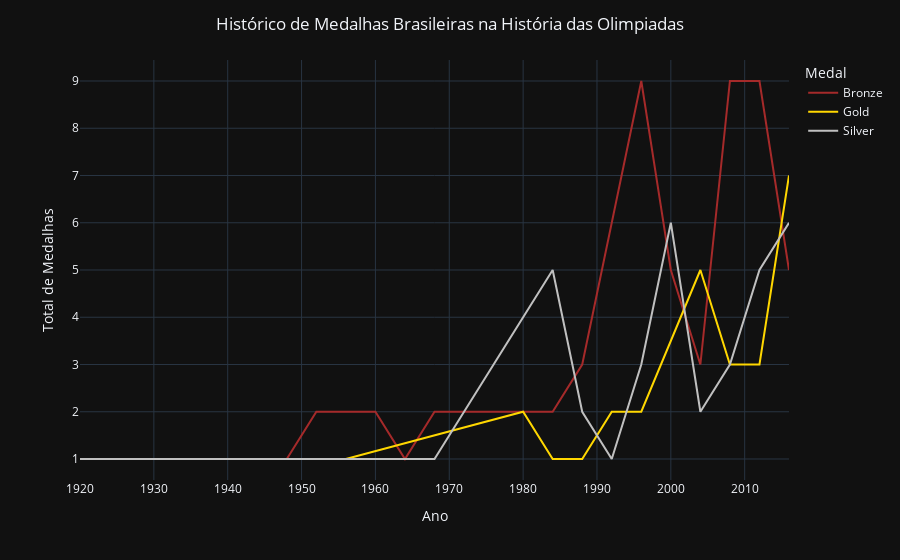

This figure's notebook cell:
### Code cell
# plotando o gráfico onde "Medal" representa uma linha para cada tipo de dado do df, ou seja, uma linha para Gold, uma para Silver e uma para Bronze.
line_chart = px.line(df_rename, x='Year', color='Medal', y='Medalha', template='plotly_dark',
                     color_discrete_map={'Gold':'gold','Silver':'silver','Bronze':'brown'}, 
                     labels={'Year': 'Ano',
                             'Medalha': 'Total de Medalhas'})
line_chart.update_layout(title_text='Histórico de Medalhas Brasileiras na História das Olimpiadas', title_x=0.5) 
line_chart.show()

### Figure 1 — Plotly figure (JSON) as saved in the notebook; plotly's stock layout.template omitted (floating-point values rounded to 4 significant figures)
{"data": [{"hovertemplate": "Medal=Bronze<br>Ano=%{x}<br>Total de Medalhas=%{y}<extra></extra>", "legendgroup": "Bronze", "line": {"color": "brown", "dash": "solid"}, "marker": {"symbol": "circle"}, "mode": "lines", "name": "Bronze", "orientation": "v", "showlegend": true, "type": "scatter", "x": [1920, 1948, 1952, 1960, 1964, 1968, 1972, 1976, 1980, 1984, 1988, 1996, 2000, 2004, 2008, 2012, 2016], "xaxis": "x", "y": [1, 1, 2, 2, 1, 2, 2, 2, 2, 2, 3, 9, 5, 3, 9, 9, 5], "yaxis": "y"}, {"hovertemplate": "Medal=Gold<br>Ano=%{x}<br>Total de Medalhas=%{y}<extra></extra>", "legendgroup": "Gold", "line": {"color": "gold", "dash": "solid"}, "marker": {"symbol": "circle"}, "mode": "lines", "name": "Gold", "orientation": "v", "showlegend": true, "type": "scatter", "x": [1920, 1952, 1956, 1980, 1984, 1988, 1992, 1996, 2004, 2008, 2012, 2016], "xaxis": "x", "y": [1, 1, 1, 2, 1, 1, 2, 2, 5, 3, 3, 7], "yaxis": "y"}, {"hovertemplate": "Medal=Silver<br>Ano=%{x}<br>Total de Medalhas=%{y}<extra></extra>", "legendgroup": "Silver", "line": {"color": "silver", "dash": "solid"}, "marker": {"symbol": "circle"}, "mode": "lines", "name": "Silver", "orientation": "v", "showlegend": true, "type": "scatter", "x": [1920, 1968, 1984, 1988, 1992, 1996, 2000, 2004, 2008, 2012, 2016], "xaxis": "x", "y": [1, 1, 5, 2, 1, 3, 6, 2, 3, 5, 6], "yaxis": "y"}], "layout": {"autosize": true, "legend": {"title": {"text": "Medal"}, "tracegroupgap": 0}, "margin": {"t": 60}, "title": {"text": "Histórico de Medalhas Brasileiras na História das Olimpiadas", "x": 0.5}, "xaxis": {"anchor": "y", "autorange": true, "domain": [0, 1], "range": [1920, 2016], "title": {"text": "Ano"}, "type": "linear"}, "yaxis": {"anchor": "x", "autorange": true, "domain": [0, 1], "range": [0.5556, 9.444], "title": {"text": "Total de Medalhas"}, "type": "linear"}}}
